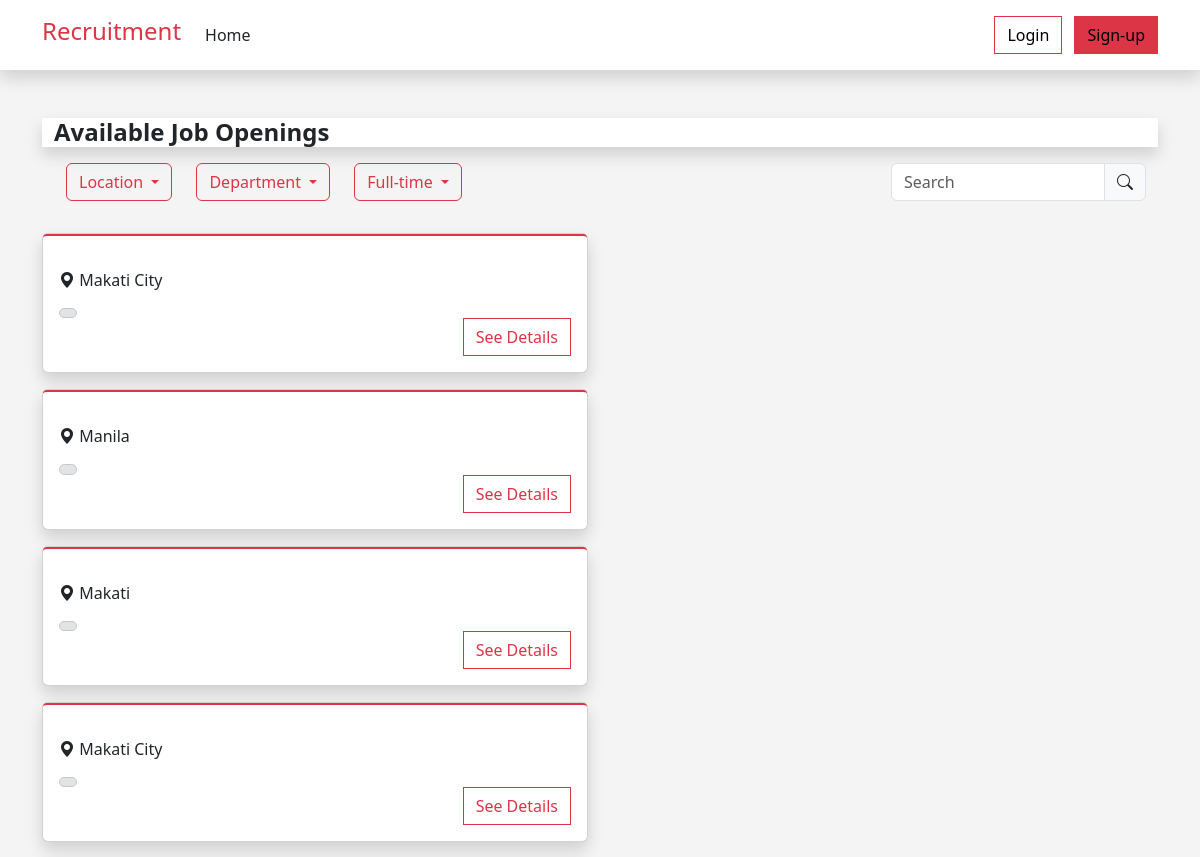
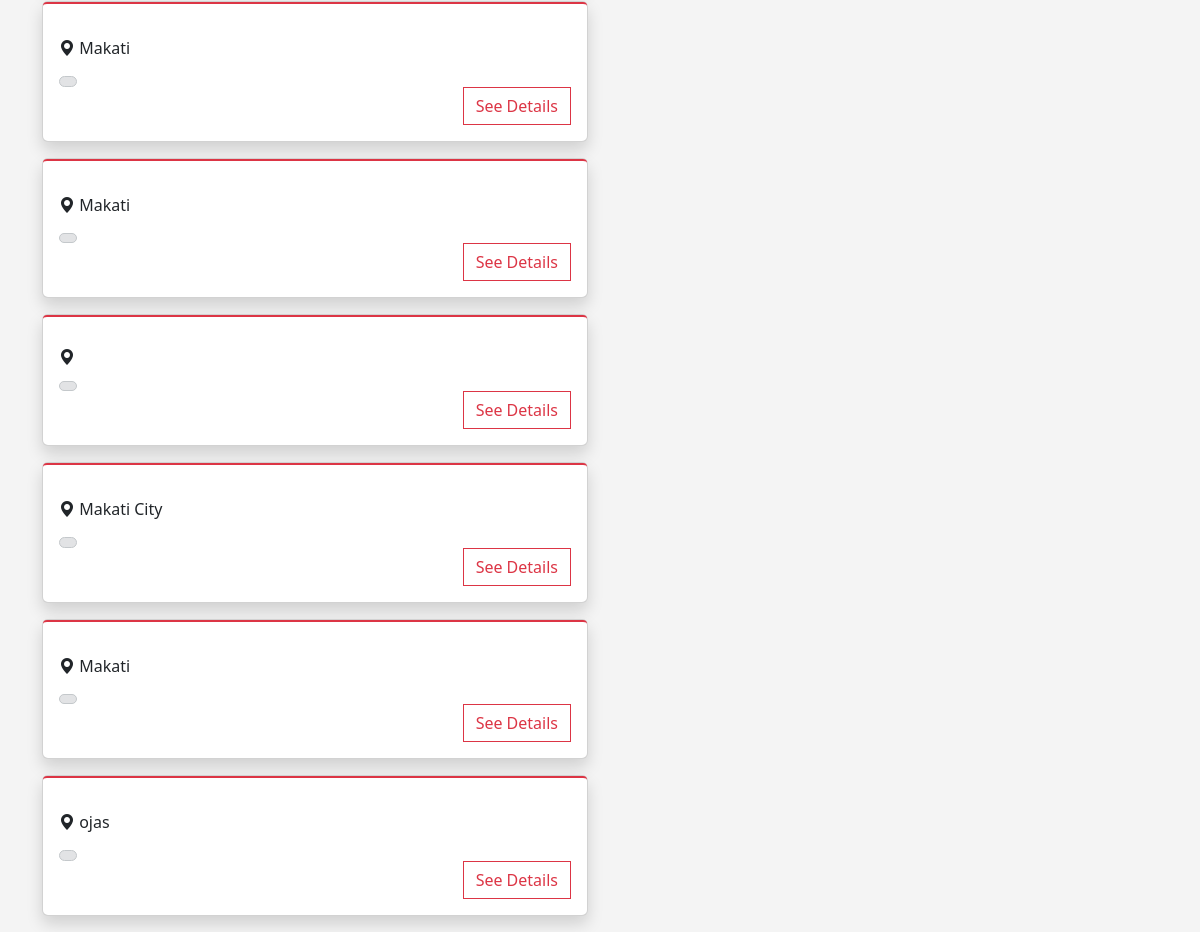
The page /index.php?type=Full-time on the database its author committed (2 pictures, top to bottom).
### tables this page shows
CREATE TABLE `jobs` (
  `id` int(12) NOT NULL,
  `job_name` varchar(255) NOT NULL,
  `number_required` int(12) NOT NULL,
  `job_type` varchar(255) NOT NULL,
  `shift_and_schedule` varchar(255) NOT NULL,
  `location` varchar(255) NOT NULL,
  `job_description` text NOT NULL,
  `qualification` text NOT NULL,
  `priority` varchar(255) NOT NULL,
  `industry` varchar(255) NOT NULL,
  `created_at` timestamp NOT NULL DEFAULT current_timestamp() ON UPDATE current_timestamp()
);

### index_process.php (called while the page is built, shortened)
<?php
include ("dbconn.php");
if (isset($_GET['type'])) {
    $jobType = $_GET['type'];
    if (isset($_SESSION['user_id'])) {
        $query = "SELECT jobs.*
        FROM jobs
        LEFT JOIN job_applicants ON jobs.id = job_applicants.job_id AND job_applicants.user_id = '$userId'
        WHERE job_applicants.user_id IS NULL AND jobs.job_type LIKE '%$jobType%'
        ORDER BY
            CASE WHEN jobs.priority = 'Urgent Hiring' THEN 0 ELSE 1 END,
            CASE WHEN jobs.priority = 'Non-urgent Hiring' THEN jobs.created_at END DESC";
        $result = mysqli_query($conn, $query);
    } else {
        $query =
            "SELECT * FROM jobs
            WHERE jobs.job_type LIKE '%$jobType%'
            ORDER BY
                CASE WHEN jobs.priority = 'Urgent Hiring' THEN 0 ELSE 1 END";
        $result = mysqli_query($conn, $query);
    }
}
?>

### index.php (the view, shortened to what this page needs)
<?php
include ("index_process.php");
include ("components/header.php");
?>
<!DOCTYPE html>
<html lang="en">
<head>
</head>
<body style="background-color: #F4F4F4; ">
    <div class="container">
        <div class="container-fluid bg-white shadow mb-3 mt-5">
            <h4 class=" mt-1 mb-1 fw-bold">Available Job Openings</h4>
        </div>
        <div class="container bg-transparent  mb-3 ">
            <div class="row">
                <div class="col-md-9">
                    <div class="container d-flex mb-2">
                        <div class="row ">
                            <div class="col-md col-sm">
                                <div class="dropdown mb-2">
                                    <button class="btn btn-outline-danger dropdown-toggle form-control" type="button"
                                        id="dropdownMenuButton1" data-bs-toggle="dropdown" aria-haspopup="true"
                                        aria-expanded="false">
                                        <?php
                                        if (isset($_GET["loc"])) {
                                            $loc = $_GET["loc"];
                                            echo $loc;
                                        } else {
                                            ?>
                                            Location
                                            <?php
                                        }
                                        ?>
                                    </button>
                                </div>
                            </div>
                            <div class="col-md col-sm ">
                                <div class="dropdown mb-2">
                                    <button class="btn btn-outline-danger dropdown-toggle form-control" type="button"
                                        id="dropdownMenuButton2" data-bs-toggle="dropdown" aria-haspopup="true"
                                        aria-expanded="false">
                                        <?php
                                        if (isset($_GET["dept"])) {
                                            $dept = $_GET["dept"];
                                            echo $dept;
                                        } else {
                                            ?>
                                            Department
                                            <?php
                                        }
                                        ?>
                                    </button>
                                </div>
                            </div>
                            <div class="col-md col-sm">
                                <div class="dropdown mb-2">
                                    <button class="btn btn-outline-danger dropdown-toggle form-control" type="button"
                                        id="dropdownMenuButton3" data-bs-toggle="dropdown" aria-haspopup="true"
                                        aria-expanded="false">
                                        <?php
                                        if (isset($_GET["type"])) {
                                            $type = $_GET["type"];
                                            echo $type;
                                        } else {
                                            ?>
                                            Job Type
                                            <?php
                                        }
                                        ?>
                                    </button>
                                </div>
                            </div>
                        </div>
                    </div>
                </div>
                <div class="col-md-3">
                    <div class="float-end input-group mb-2">
                        <input id="searchInput" type="search" class="form-control" placeholder="Search"
                            aria-label="Search" name="search" oninput="searchJobs()">
                        <span class="input-group-text"><i class="bi bi-search"></i></span>
                    </div>
                </div>
            </div>
        </div>
        <div class="row">
            <div class="col-sm-12 col-md-6 " id="searchResultsContainer">
                <?php
                while ($row = mysqli_fetch_assoc($result)) {
                    ?>
                    <div class="card shadow mb-3 ">
                        <div class="card-body rounded-1 border-2 border-top border-danger">
                            <div class="row">
                                <div class="col">
                                    <i class="bi bi-geo-alt-fill"></i><span>
                                        <?php echo $row['location']; ?>
                                    </span>
                                </div>
                            </div>
                            <div class="row">
                                <div class="col">
                                    <span
                                        class="badge bg-secondary-subtle border border-secondary-subtle text-secondary-emphasis rounded-pill mt-3">
                                    </span>
                                </div>
                            </div>
                            <div class="row">
                                <div class="col d-flex justify-content-end">
                                    <button class="btn btn-outline-danger" onclick="showDetails(<?php echo $row['id'] ?>)"
                                        style="border-radius: 0;">
                                        See Details
                                    </button>
                                </div>
                            </div>
                        </div>
                    </div>
                    <?php
                }
                ?>
            </div>
        </div>
    </div>
</body>
</html>

### rows shown on the page
jobs: location "Makati City"
jobs: location "Manila"
jobs: location "Makati"
jobs: location "Makati City"
jobs: location "Makati"
jobs: location "Makati"
jobs: location "Makati City"
jobs: location "Makati"
jobs: location "ojas"

### other values the page prints
$type "Full-time"
